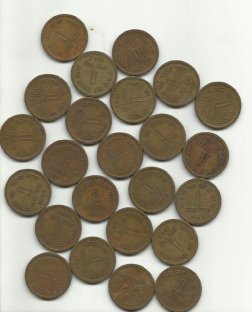
//> input picture images/coins.jpg, 252 x 312 px
$ ./Source ../images/coins.jpg   (built with g++ and OpenCV 4)
//> lines starting //> are read from the running program, lines starting //| are printed output that depends on the picture; after the words box and inside, x2 and y2 are one past the last pixel; in counts of white or black regions, pixels touching at a corner belong together
#include <opencv2/opencv.hpp>
using namespace cv;
using namespace std;

int main(int argc, char* argv[])
{
    Mat src = imread(argv[1], IMREAD_COLOR);
//> src is the input picture: 312 rows x 252 cols, CV_8UC3; mean B, G, R 136.3, 153.2, 161.4
    if (src.empty()) return -1;
    imshow("Source Image", src);
    // 이후 거리 변환 과정에서 추출을 용이하게
    // 하기 위해 배경을 어둡게 변환
    Mat mask;
    inRange(src, Scalar(255, 255, 255), Scalar(255, 255, 255), mask);
//> mask: 312 rows x 252 cols, CV_8UC1; every value is 0
    src.setTo(Scalar(0, 0, 0), mask);
    imshow("Black Background Image", src);

    // 샤프닝 커널
    Mat kernel = (Mat_<float>(3, 3) <<
        1, 1, 1,
        1, -8, 1,
        1, 1, 1);
    Mat imgLaplacian;
    filter2D(src, imgLaplacian, CV_32F, kernel);
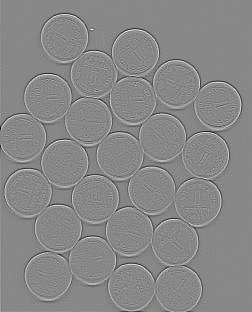
//> imgLaplacian: 312 rows x 252 cols, CV_32FC3; mean B, G, R 0, 0, 0; drawn with min black and max white
    Mat sharp;
    src.convertTo(sharp, CV_32F);
    Mat imgResult = sharp - imgLaplacian;
    imgResult.convertTo(imgResult, CV_8UC3);
//> imgResult: 312 rows x 252 cols, CV_8UC3
    imgLaplacian.convertTo(imgLaplacian, CV_8UC3);
//> imgLaplacian: 312 rows x 252 cols, CV_8UC3

    imshow("Laplace Filtered Image", imgLaplacian);
    imshow("New Sharped Image", imgResult);

    // 이진화 이미지 생성
    Mat bw;
    cvtColor(imgResult, bw, COLOR_BGR2GRAY);
    threshold(bw, bw, 40, 255, THRESH_BINARY | THRESH_OTSU);
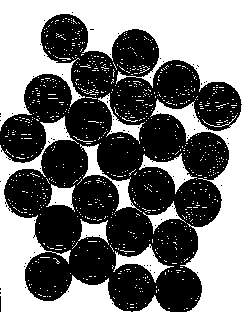
//> bw: 312 rows x 252 cols, CV_8UC1; 47.6% white; 933 white regions (921 under 20 px), largest, box (x1, y1, x2, y2) and area: (0, 0, 252, 312) 25210, (0, 116, 131, 312) 6351, (80, 144, 142, 212) 766
    imshow("Binary Image", bw);

    // 거리 변환 알고리즘
    Mat dist;
    distanceTransform(bw, dist, DIST_L2, 3);

    // 다음 범위로 거리 변환 이미지를 정규화 = {0.0, 1.0}
    // 이 결과를 기반으로 시각화 및 thresholding
    normalize(dist, dist, 0, 1.0, NORM_MINMAX);
    imshow("Distance Transform Image", dist);

    // Threshold to obtain the peaks
    // This will be the markers for the foreground objects
    threshold(dist, dist, 0.4, 1.0, THRESH_BINARY);
//> dist: 312 rows x 252 cols, CV_32FC1; values 0 (black) and 1 (white), 6.5% white; 4 white regions (1 under 20 px), largest, box (x1, y1, x2, y2) and area: (156, 0, 252, 59) 3077, (228, 218, 252, 312) 1452, (0, 0, 18, 66) 569

    // Dilate a bit the dist image
    Mat kernel1 = Mat::ones(3, 3, CV_8U);
    dilate(dist, dist, kernel1);
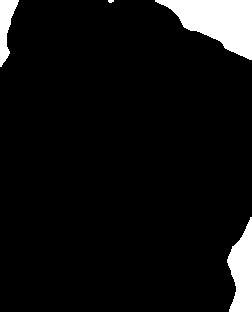
//> dist: 312 rows x 252 cols, CV_32FC1; values 0 (black) and 1 (white), 7% white; 4 white regions (1 under 20 px), largest, box (x1, y1, x2, y2) and area: (155, 0, 252, 60) 3234, (227, 217, 252, 312) 1588, (0, 0, 19, 67) 662
    imshow("Peaks", dist);

    // Create the CV_8U version of the distance image
    // It is needed for findContours()
    Mat dist_8u;
    dist.convertTo(dist_8u, CV_8U);
//> dist_8u: 312 rows x 252 cols, CV_8UC1; values 0 (black) and 1 (white), 7% white; 4 white regions (1 under 20 px)

    // Find total markers
    vector<vector<Point> > contours;
    findContours(dist_8u, contours, RETR_EXTERNAL, CHAIN_APPROX_SIMPLE);
//> contours = 4 contours, 1 with area under 20; largest, box (x1, y1, x2, y2) and area: (155, 0, 252, 60) 3104, (227, 217, 252, 312) 1481, (0, 0, 19, 67) 586

    // Create the marker image for the watershed algorithm
    Mat markers = Mat::zeros(dist.size(), CV_32S);

    // Draw the foreground markers
    for (size_t i = 0; i < contours.size(); i++)
    {
        drawContours(markers, contours, static_cast<int>(i), Scalar(static_cast<int>(i) + 1), -1);
    }
//> this loop made 4 passes
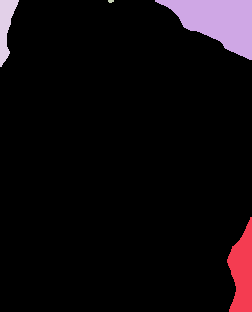
//> markers: 312 rows x 252 cols, CV_32SC1; 5 distinct labels, from 0 to 4; one colour per label, 0 black

    // Draw the background marker
    circle(markers, Point(5, 5), 3, Scalar(255), -1);
//> markers: 312 rows x 252 cols, CV_32SC1; 6 distinct labels, from 0 to 255
    Mat markers8u;
    markers.convertTo(markers8u, CV_8U, 10);
    imshow("Markers", markers8u);

    // Perform the watershed algorithm
    watershed(imgResult, markers);
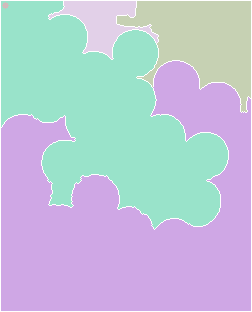
//> markers: 312 rows x 252 cols, CV_32SC1; 6 distinct labels, from -1 to 255; one colour per label, 0 black, -1 white
    Mat mark;
    markers.convertTo(mark, CV_8U);
    bitwise_not(mark, mark);
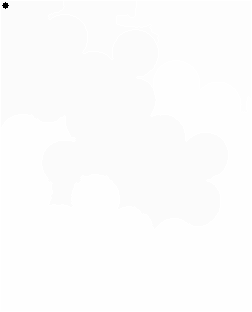
//> mark: 312 rows x 252 cols, CV_8UC1; min 0, max 255, mean 252.7

    //    imshow("Markers_v2", mark); // uncomment this if you want to see how the mark
    // image looks like at that point
    // Generate random colors
    vector<Vec3b> colors;
    for (size_t i = 0; i < contours.size(); i++)
    {
        int b = theRNG().uniform(0, 256);
        int g = theRNG().uniform(0, 256);
        int r = theRNG().uniform(0, 256);
        colors.push_back(Vec3b((uchar)b, (uchar)g, (uchar)r));
    }

    // Create the result image
    Mat dst = Mat::zeros(markers.size(), CV_8UC3);

    // Fill labeled objects with random colors
    for (int i = 0; i < markers.rows; i++)
    {
        for (int j = 0; j < markers.cols; j++)
        {
            int index = markers.at<int>(i, j);
            if (index > 0 && index <= static_cast<int>(contours.size()))
            {
                dst.at<Vec3b>(i, j) = colors[index - 1];
            }
        }
    }
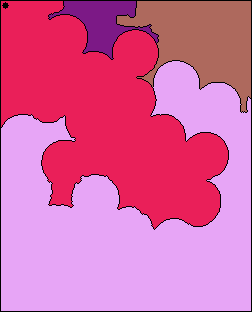
//> dst: 312 rows x 252 cols, CV_8UC3; mean B, G, R 162.9, 101.3, 216.4

    // Visualize the final image
    imshow("Final Result", dst);
    waitKey();
    return 0;
}

$ run again, on images/house.bmp
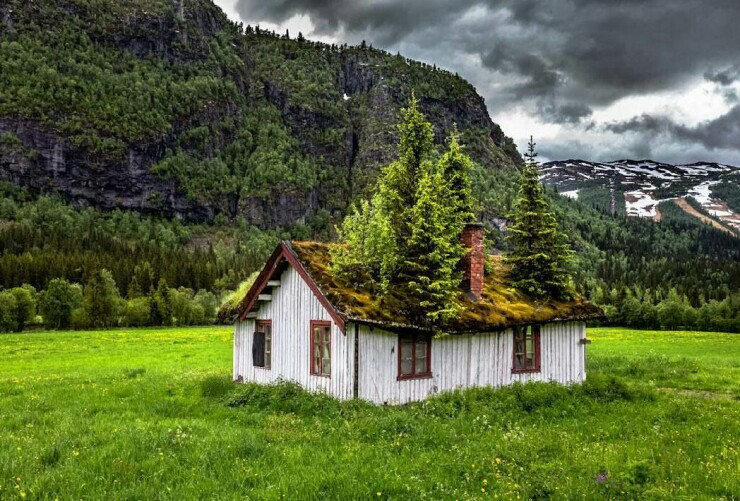
//> input picture images/house.bmp, 740 x 501 px
//> src is the input picture: 501 rows x 740 cols, CV_8UC3; mean B, G, R 59.3, 101.3, 89
//> mask: 501 rows x 740 cols, CV_8UC1; 0% white in thin lines or dots, all inside (x1, y1, x2, y2) = (305, 121, 503, 375)
//> src: 501 rows x 740 cols, CV_8UC3; 2 pixels changed, all inside (x1, y1, x2, y2) = (305, 121, 503, 375)
//> `dilate(dist, dist, kernel1);`:
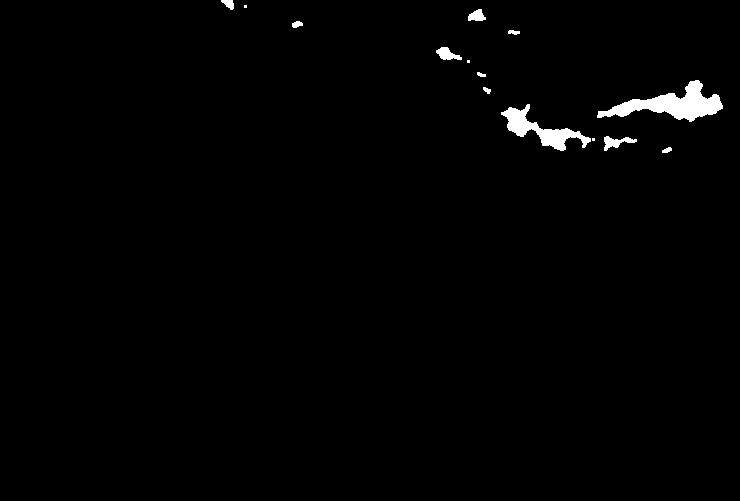
//> dist: 501 rows x 740 cols, CV_32FC1; values 0 (black) and 1 (white), 1.2% white; 14 white regions (3 under 20 px), largest, box (x1, y1, x2, y2) and area: (597, 80, 723, 122) 2136, (501, 104, 591, 151) 1320, (604, 136, 637, 151) 223
//> dist_8u: 501 rows x 740 cols, CV_8UC1; values 0 (black) and 1 (white), 1.2% white; 14 white regions (3 under 20 px)
//> contours = 14 contours, 3 with area under 20; largest, box (x1, y1, x2, y2) and area: (597, 80, 723, 122) 1987, (501, 104, 591, 151) 1192, (604, 136, 637, 151) 181, (436, 47, 462, 60) 166, (468, 9, 486, 21) 125
//> the loop `for (size_t i = 0; i < contours.size(); i++)` made 14 passes
//> after the loop `for (int i = 0; i < markers.rows; i++)`:
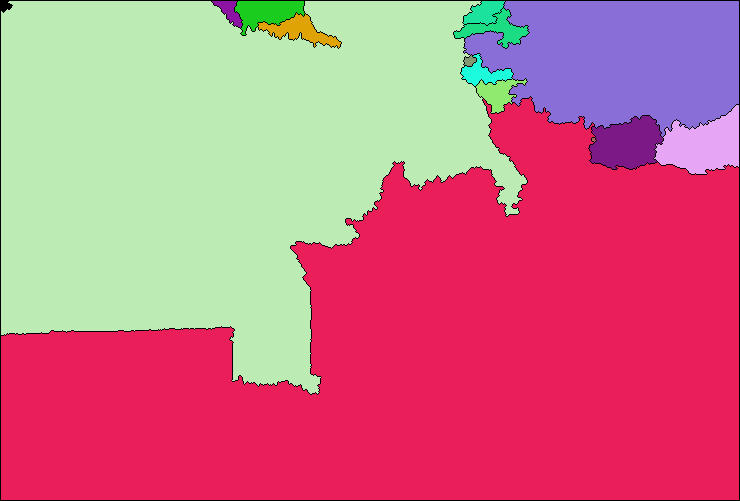
//> dst: 501 rows x 740 cols, CV_8UC3; mean B, G, R 132.7, 116, 203.3
